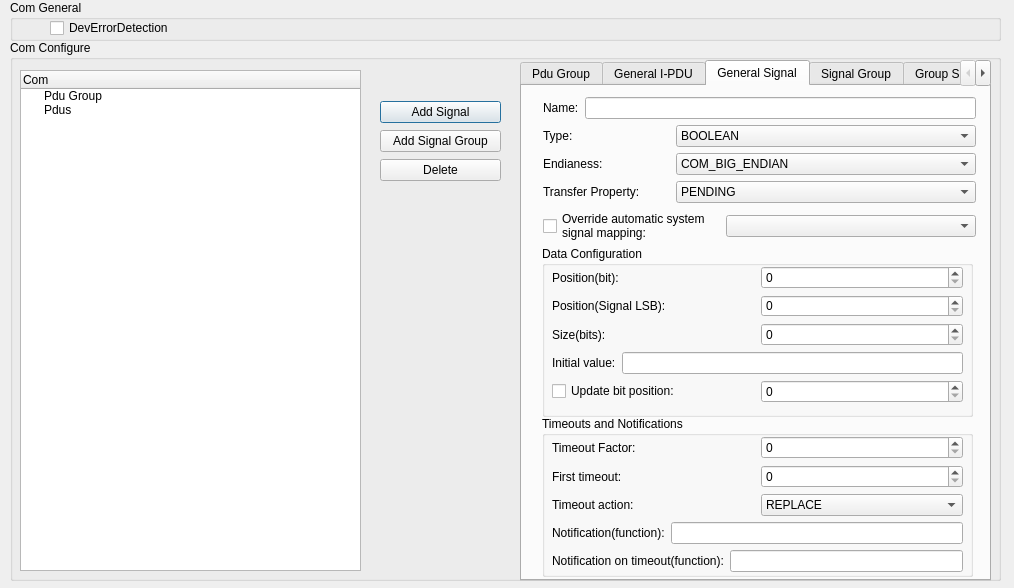
<?xml version="1.0" encoding="UTF-8"?>
<ui version="4.0">
 <class>Com_Dlg</class>
 <widget class="QDialog" name="Com_Dlg">
  <property name="geometry">
   <rect>
    <x>0</x>
    <y>0</y>
    <width>1014</width>
    <height>588</height>
   </rect>
  </property>
  <property name="windowTitle">
   <string>Com&lt;Communicatio Stack&gt;</string>
  </property>
  <widget class="QGroupBox" name="groupBox">
   <property name="geometry">
    <rect>
     <x>10</x>
     <y>0</y>
     <width>991</width>
     <height>41</height>
    </rect>
   </property>
   <property name="title">
    <string>Com General</string>
   </property>
   <widget class="QCheckBox" name="cbxDevErr">
    <property name="geometry">
     <rect>
      <x>40</x>
      <y>20</y>
      <width>125</width>
      <height>16</height>
     </rect>
    </property>
    <property name="text">
     <string>DevErrorDetection</string>
    </property>
   </widget>
  </widget>
  <widget class="QGroupBox" name="groupBox_2">
   <property name="geometry">
    <rect>
     <x>10</x>
     <y>40</y>
     <width>991</width>
     <height>541</height>
    </rect>
   </property>
   <property name="maximumSize">
    <size>
     <width>16777214</width>
     <height>16777215</height>
    </size>
   </property>
   <property name="title">
    <string>Com Configure</string>
   </property>
   <widget class="QTreeWidget" name="trComCfg">
    <property name="geometry">
     <rect>
      <x>10</x>
      <y>30</y>
      <width>341</width>
      <height>501</height>
     </rect>
    </property>
    <column>
     <property name="text">
      <string>Com</string>
     </property>
    </column>
    <item>
     <property name="text">
      <string>Pdu Group</string>
     </property>
    </item>
    <item>
     <property name="text">
      <string>Pdus</string>
     </property>
    </item>
   </widget>
   <widget class="QTabWidget" name="tabCfg">
    <property name="geometry">
     <rect>
      <x>510</x>
      <y>20</y>
      <width>471</width>
      <height>521</height>
     </rect>
    </property>
    <property name="currentIndex">
     <number>2</number>
    </property>
    <widget class="QWidget" name="tab">
     <attribute name="title">
      <string>Pdu Group</string>
     </attribute>
     <widget class="QWidget" name="layoutWidget">
      <property name="geometry">
       <rect>
        <x>50</x>
        <y>40</y>
        <width>381</width>
        <height>22</height>
       </rect>
      </property>
      <layout class="QHBoxLayout" name="horizontalLayout">
       <item>
        <widget class="QLabel" name="label">
         <property name="text">
          <string>Name:</string>
         </property>
        </widget>
       </item>
       <item>
        <widget class="QLineEdit" name="lePduGrpName"/>
       </item>
      </layout>
     </widget>
    </widget>
    <widget class="QWidget" name="tab_2">
     <attribute name="title">
      <string>General I-PDU</string>
     </attribute>
     <widget class="QGroupBox" name="groupBox_3">
      <property name="geometry">
       <rect>
        <x>20</x>
        <y>170</y>
        <width>431</width>
        <height>51</height>
       </rect>
      </property>
      <property name="title">
       <string>Rx options</string>
      </property>
      <widget class="QWidget" name="layoutWidget_4">
       <property name="geometry">
        <rect>
         <x>20</x>
         <y>20</y>
         <width>391</width>
         <height>22</height>
        </rect>
       </property>
       <layout class="QHBoxLayout" name="horizontalLayout_6">
        <item>
         <widget class="QLabel" name="label_6">
          <property name="text">
           <string>Rx Signal Processing:</string>
          </property>
         </widget>
        </item>
        <item>
         <widget class="QComboBox" name="cmbxPduSignalProcessing">
          <item>
           <property name="text">
            <string>IMMEDIATE</string>
           </property>
          </item>
          <item>
           <property name="text">
            <string>DEFERRED</string>
           </property>
          </item>
         </widget>
        </item>
       </layout>
      </widget>
     </widget>
     <widget class="QGroupBox" name="groupBox_4">
      <property name="geometry">
       <rect>
        <x>20</x>
        <y>230</y>
        <width>431</width>
        <height>221</height>
       </rect>
      </property>
      <property name="title">
       <string>Tx options</string>
      </property>
      <widget class="QWidget" name="layoutWidget">
       <property name="geometry">
        <rect>
         <x>20</x>
         <y>21</y>
         <width>391</width>
         <height>192</height>
        </rect>
       </property>
       <layout class="QVBoxLayout" name="verticalLayout">
        <item>
         <layout class="QHBoxLayout" name="horizontalLayout_7">
          <item>
           <widget class="QLabel" name="label_7">
            <property name="text">
             <string>Minimum delay factor:</string>
            </property>
           </widget>
          </item>
          <item>
           <widget class="QSpinBox" name="spbxMinDelayFactor">
            <property name="toolTip">
             <string>uint in ms</string>
            </property>
           </widget>
          </item>
         </layout>
        </item>
        <item>
         <layout class="QHBoxLayout" name="horizontalLayout_8">
          <item>
           <widget class="QLabel" name="label_8">
            <property name="text">
             <string>Default value for unused areas:</string>
            </property>
           </widget>
          </item>
          <item>
           <widget class="QSpinBox" name="spbxDefaultValueForUnusedAreas"/>
          </item>
         </layout>
        </item>
        <item>
         <layout class="QHBoxLayout" name="horizontalLayout_9">
          <item>
           <widget class="QLabel" name="label_9">
            <property name="text">
             <string>Tx Mode:</string>
            </property>
           </widget>
          </item>
          <item>
           <widget class="QComboBox" name="cmbxPduTxMode">
            <item>
             <property name="text">
              <string>DIRECT</string>
             </property>
            </item>
            <item>
             <property name="text">
              <string>MIXED</string>
             </property>
            </item>
            <item>
             <property name="text">
              <string>NONE</string>
             </property>
            </item>
            <item>
             <property name="text">
              <string>PERIODIC</string>
             </property>
            </item>
           </widget>
          </item>
         </layout>
        </item>
        <item>
         <layout class="QHBoxLayout" name="horizontalLayout_10">
          <item>
           <widget class="QLabel" name="label_10">
            <property name="text">
             <string>Number of repetitions:</string>
            </property>
           </widget>
          </item>
          <item>
           <widget class="QSpinBox" name="spbxNumberOfRepetitions"/>
          </item>
         </layout>
        </item>
        <item>
         <layout class="QHBoxLayout" name="horizontalLayout_42">
          <item>
           <widget class="QLabel" name="label_38">
            <property name="text">
             <string>Repetition period factor:</string>
            </property>
           </widget>
          </item>
          <item>
           <widget class="QSpinBox" name="spbxRepetitionPeriodFactor"/>
          </item>
         </layout>
        </item>
        <item>
         <layout class="QHBoxLayout" name="horizontalLayout_11">
          <item>
           <widget class="QLabel" name="label_11">
            <property name="text">
             <string>Time offset factor:</string>
            </property>
           </widget>
          </item>
          <item>
           <widget class="QSpinBox" name="spbxTimeOffsetFactor">
            <property name="toolTip">
             <string>uint in ms</string>
            </property>
           </widget>
          </item>
         </layout>
        </item>
        <item>
         <layout class="QHBoxLayout" name="horizontalLayout_12">
          <item>
           <widget class="QLabel" name="label_12">
            <property name="text">
             <string>Time period factor:</string>
            </property>
           </widget>
          </item>
          <item>
           <widget class="QSpinBox" name="spbxTimePeriodFactor">
            <property name="toolTip">
             <string>uint in ms</string>
            </property>
           </widget>
          </item>
         </layout>
        </item>
       </layout>
      </widget>
     </widget>
     <widget class="QWidget" name="layoutWidget">
      <property name="geometry">
       <rect>
        <x>40</x>
        <y>22</y>
        <width>391</width>
        <height>136</height>
       </rect>
      </property>
      <layout class="QVBoxLayout" name="verticalLayout_2">
       <item>
        <layout class="QHBoxLayout" name="horizontalLayout_2">
         <item>
          <widget class="QLabel" name="label_2">
           <property name="text">
            <string>Name:</string>
           </property>
          </widget>
         </item>
         <item>
          <widget class="QLineEdit" name="leIPduName"/>
         </item>
        </layout>
       </item>
       <item>
        <layout class="QHBoxLayout" name="horizontalLayout_3">
         <item>
          <widget class="QLabel" name="label_3">
           <property name="text">
            <string>Global Pdu:</string>
           </property>
          </widget>
         </item>
         <item>
          <widget class="QComboBox" name="cmbxGblPdu">
           <property name="minimumSize">
            <size>
             <width>300</width>
             <height>0</height>
            </size>
           </property>
          </widget>
         </item>
        </layout>
       </item>
       <item>
        <layout class="QHBoxLayout" name="horizontalLayout_4">
         <item>
          <widget class="QLabel" name="label_4">
           <property name="text">
            <string>Direction:</string>
           </property>
          </widget>
         </item>
         <item>
          <widget class="QComboBox" name="cmbxPduDirection">
           <property name="minimumSize">
            <size>
             <width>300</width>
             <height>0</height>
            </size>
           </property>
           <property name="toolTip">
            <string>Shoud be consistent with the Global Pdu,if TX,SEND; if RX,RECEIVE.</string>
           </property>
           <item>
            <property name="text">
             <string>SEND</string>
            </property>
           </item>
           <item>
            <property name="text">
             <string>RECEIVE</string>
            </property>
           </item>
          </widget>
         </item>
        </layout>
       </item>
       <item>
        <layout class="QHBoxLayout" name="horizontalLayout_13">
         <item>
          <widget class="QLabel" name="label_13">
           <property name="text">
            <string>Pdu Group:</string>
           </property>
          </widget>
         </item>
         <item>
          <widget class="QComboBox" name="cmbxPduGrp">
           <property name="minimumSize">
            <size>
             <width>300</width>
             <height>0</height>
            </size>
           </property>
          </widget>
         </item>
        </layout>
       </item>
       <item>
        <layout class="QHBoxLayout" name="horizontalLayout_5">
         <item>
          <widget class="QLabel" name="label_5">
           <property name="text">
            <string>Callout:</string>
           </property>
          </widget>
         </item>
         <item>
          <widget class="QLineEdit" name="lePduCallout">
           <property name="toolTip">
            <string>If unused,input NULL</string>
           </property>
          </widget>
         </item>
        </layout>
       </item>
      </layout>
     </widget>
     <widget class="QLabel" name="label_43">
      <property name="geometry">
       <rect>
        <x>30</x>
        <y>470</y>
        <width>291</width>
        <height>16</height>
       </rect>
      </property>
      <property name="text">
       <string>Note:IPDU size cann't be bigger than 8 bytes.</string>
      </property>
     </widget>
    </widget>
    <widget class="QWidget" name="tab_3">
     <attribute name="title">
      <string>General Signal</string>
     </attribute>
     <widget class="QGroupBox" name="groupBox_5">
      <property name="geometry">
       <rect>
        <x>20</x>
        <y>160</y>
        <width>431</width>
        <height>171</height>
       </rect>
      </property>
      <property name="title">
       <string>Data Configuration</string>
      </property>
      <widget class="QWidget" name="layoutWidget">
       <property name="geometry">
        <rect>
         <x>10</x>
         <y>20</y>
         <width>411</width>
         <height>136</height>
        </rect>
       </property>
       <layout class="QVBoxLayout" name="verticalLayout_4">
        <item>
         <layout class="QHBoxLayout" name="horizontalLayout_19">
          <item>
           <widget class="QLabel" name="label_18">
            <property name="text">
             <string>Position(bit):</string>
            </property>
           </widget>
          </item>
          <item>
           <widget class="QSpinBox" name="spbxSignalPosition">
            <property name="toolTip">
             <string>Must be the times of eight.</string>
            </property>
           </widget>
          </item>
         </layout>
        </item>
        <item>
         <layout class="QHBoxLayout" name="horizontalLayout_20">
          <item>
           <widget class="QLabel" name="label_19">
            <property name="text">
             <string>Position(Signal LSB):</string>
            </property>
           </widget>
          </item>
          <item>
           <widget class="QSpinBox" name="spbxSignalLSBPosition"/>
          </item>
         </layout>
        </item>
        <item>
         <layout class="QHBoxLayout" name="horizontalLayout_21">
          <item>
           <widget class="QLabel" name="label_20">
            <property name="text">
             <string>Size(bits):</string>
            </property>
           </widget>
          </item>
          <item>
           <widget class="QSpinBox" name="spbxSignalSize">
            <property name="toolTip">
             <string>Range 0 to 63.
Range 0 to 4095 for uint8_n signal types</string>
            </property>
           </widget>
          </item>
         </layout>
        </item>
        <item>
         <layout class="QHBoxLayout" name="horizontalLayout_22">
          <item>
           <widget class="QLabel" name="label_21">
            <property name="text">
             <string>Initial value:</string>
            </property>
           </widget>
          </item>
          <item>
           <widget class="QLineEdit" name="leSignalInitValue">
            <property name="toolTip">
             <string>if type is UINT8_N or UNIT8_DYN,please in put init value with spac ' ' to spearete each other.</string>
            </property>
           </widget>
          </item>
         </layout>
        </item>
        <item>
         <layout class="QHBoxLayout" name="horizontalLayout_23">
          <item>
           <widget class="QCheckBox" name="cbxSignalUpdateBitPosition">
            <property name="text">
             <string>Update bit position:</string>
            </property>
           </widget>
          </item>
          <item>
           <widget class="QSpinBox" name="spbxSignalUpdateBitPosition"/>
          </item>
         </layout>
        </item>
       </layout>
      </widget>
     </widget>
     <widget class="QGroupBox" name="groupBox_6">
      <property name="geometry">
       <rect>
        <x>20</x>
        <y>330</y>
        <width>431</width>
        <height>161</height>
       </rect>
      </property>
      <property name="title">
       <string>Timeouts and Notifications</string>
      </property>
      <widget class="QWidget" name="layoutWidget_9">
       <property name="geometry">
        <rect>
         <x>10</x>
         <y>20</y>
         <width>411</width>
         <height>136</height>
        </rect>
       </property>
       <layout class="QVBoxLayout" name="verticalLayout_6">
        <item>
         <layout class="QHBoxLayout" name="horizontalLayout_24">
          <item>
           <widget class="QLabel" name="label_22">
            <property name="text">
             <string>Timeout Factor:</string>
            </property>
           </widget>
          </item>
          <item>
           <widget class="QSpinBox" name="spbxSignalTimeoutFactor"/>
          </item>
         </layout>
        </item>
        <item>
         <layout class="QHBoxLayout" name="horizontalLayout_25">
          <item>
           <widget class="QLabel" name="label_23">
            <property name="text">
             <string>First timeout:</string>
            </property>
           </widget>
          </item>
          <item>
           <widget class="QSpinBox" name="spbxSignalFirstTimeout"/>
          </item>
         </layout>
        </item>
        <item>
         <layout class="QHBoxLayout" name="horizontalLayout_26">
          <item>
           <widget class="QLabel" name="label_24">
            <property name="text">
             <string>Timeout action:</string>
            </property>
           </widget>
          </item>
          <item>
           <widget class="QComboBox" name="cmbxSignalTimeoutAction">
            <property name="toolTip">
             <string>For Tx signal,configure this has no meaning.</string>
            </property>
            <item>
             <property name="text">
              <string>REPLACE</string>
             </property>
            </item>
            <item>
             <property name="text">
              <string>NONE</string>
             </property>
            </item>
           </widget>
          </item>
         </layout>
        </item>
        <item>
         <layout class="QHBoxLayout" name="horizontalLayout_27">
          <item>
           <widget class="QLabel" name="label_25">
            <property name="text">
             <string>Notification(function):</string>
            </property>
           </widget>
          </item>
          <item>
           <widget class="QLineEdit" name="leSignalNotification"/>
          </item>
         </layout>
        </item>
        <item>
         <layout class="QHBoxLayout" name="horizontalLayout_28">
          <item>
           <widget class="QLabel" name="label_26">
            <property name="text">
             <string>Notification on timeout(function):</string>
            </property>
           </widget>
          </item>
          <item>
           <widget class="QLineEdit" name="leSignalNotificationOnTimeout"/>
          </item>
         </layout>
        </item>
       </layout>
      </widget>
     </widget>
     <widget class="QWidget" name="layoutWidget">
      <property name="geometry">
       <rect>
        <x>21</x>
        <y>11</y>
        <width>433</width>
        <height>146</height>
       </rect>
      </property>
      <layout class="QVBoxLayout" name="verticalLayout_3">
       <item>
        <layout class="QHBoxLayout" name="horizontalLayout_14">
         <item>
          <widget class="QLabel" name="label_14">
           <property name="text">
            <string>Name:</string>
           </property>
          </widget>
         </item>
         <item>
          <widget class="QLineEdit" name="leSignalName"/>
         </item>
        </layout>
       </item>
       <item>
        <layout class="QHBoxLayout" name="horizontalLayout_15">
         <item>
          <widget class="QLabel" name="label_15">
           <property name="text">
            <string>Type:</string>
           </property>
          </widget>
         </item>
         <item>
          <widget class="QComboBox" name="cmbxSignalType">
           <property name="minimumSize">
            <size>
             <width>300</width>
             <height>0</height>
            </size>
           </property>
           <property name="toolTip">
            <string>for UINT8_DYN type, the signal must be the last item and no signal group is allowed for the signal owner IPDU.</string>
           </property>
           <item>
            <property name="text">
             <string>BOOLEAN</string>
            </property>
           </item>
           <item>
            <property name="text">
             <string>UINT8</string>
            </property>
           </item>
           <item>
            <property name="text">
             <string>UINT16</string>
            </property>
           </item>
           <item>
            <property name="text">
             <string>UINT32</string>
            </property>
           </item>
           <item>
            <property name="text">
             <string>UINT8_N</string>
            </property>
           </item>
           <item>
            <property name="text">
             <string>UINT8_DYN</string>
            </property>
           </item>
           <item>
            <property name="text">
             <string>SINT8</string>
            </property>
           </item>
           <item>
            <property name="text">
             <string>SINT16</string>
            </property>
           </item>
           <item>
            <property name="text">
             <string>SINT32</string>
            </property>
           </item>
          </widget>
         </item>
        </layout>
       </item>
       <item>
        <layout class="QHBoxLayout" name="horizontalLayout_16">
         <item>
          <widget class="QLabel" name="label_16">
           <property name="text">
            <string>Endianess:</string>
           </property>
          </widget>
         </item>
         <item>
          <widget class="QComboBox" name="cmbxSignalEndianess">
           <property name="minimumSize">
            <size>
             <width>300</width>
             <height>0</height>
            </size>
           </property>
           <property name="toolTip">
            <string>if type is UINT8_DYN,then only COM_OPAQUE is allowed.</string>
           </property>
           <item>
            <property name="text">
             <string>COM_BIG_ENDIAN</string>
            </property>
           </item>
           <item>
            <property name="text">
             <string>COM_LITTLE_ENDIAN</string>
            </property>
           </item>
           <item>
            <property name="text">
             <string>COM_OPAQUE</string>
            </property>
           </item>
          </widget>
         </item>
        </layout>
       </item>
       <item>
        <layout class="QHBoxLayout" name="horizontalLayout_17">
         <item>
          <widget class="QLabel" name="label_17">
           <property name="text">
            <string>Transfer Property:</string>
           </property>
          </widget>
         </item>
         <item>
          <widget class="QComboBox" name="cmbxSignalTxProperty">
           <property name="minimumSize">
            <size>
             <width>300</width>
             <height>0</height>
            </size>
           </property>
           <property name="toolTip">
            <string>When this signal is asigned to a RX IPdu,configure transfer property has no meaning.</string>
           </property>
           <item>
            <property name="text">
             <string>PENDING</string>
            </property>
           </item>
           <item>
            <property name="text">
             <string>TRIGGERED</string>
            </property>
           </item>
          </widget>
         </item>
        </layout>
       </item>
       <item>
        <layout class="QHBoxLayout" name="horizontalLayout_18">
         <item>
          <widget class="QCheckBox" name="cbxAutoSysSignalMap">
           <property name="text">
            <string>Override automatic system 
signal mapping:</string>
           </property>
          </widget>
         </item>
         <item>
          <widget class="QComboBox" name="cmbxAutoSysSignalMap">
           <property name="minimumSize">
            <size>
             <width>250</width>
             <height>0</height>
            </size>
           </property>
          </widget>
         </item>
        </layout>
       </item>
      </layout>
     </widget>
    </widget>
    <widget class="QWidget" name="tab_4">
     <attribute name="title">
      <string>Signal Group</string>
     </attribute>
     <widget class="QGroupBox" name="groupBox_7">
      <property name="geometry">
       <rect>
        <x>20</x>
        <y>170</y>
        <width>431</width>
        <height>111</height>
       </rect>
      </property>
      <property name="title">
       <string>Data Configuration</string>
      </property>
      <widget class="QWidget" name="layoutWidget">
       <property name="geometry">
        <rect>
         <x>11</x>
         <y>21</y>
         <width>411</width>
         <height>80</height>
        </rect>
       </property>
       <layout class="QVBoxLayout" name="verticalLayout_8">
        <item>
         <layout class="QHBoxLayout" name="horizontalLayout_30">
          <item>
           <widget class="QLabel" name="label_28">
            <property name="text">
             <string>Position(bit):</string>
            </property>
           </widget>
          </item>
          <item>
           <widget class="QSpinBox" name="spbxSignalGrpPosition"/>
          </item>
         </layout>
        </item>
        <item>
         <layout class="QHBoxLayout" name="horizontalLayout_34">
          <item>
           <widget class="QLabel" name="label_31">
            <property name="text">
             <string>Size(bits):</string>
            </property>
           </widget>
          </item>
          <item>
           <widget class="QSpinBox" name="spbxSignalGrpSize"/>
          </item>
         </layout>
        </item>
        <item>
         <layout class="QHBoxLayout" name="horizontalLayout_36">
          <item>
           <widget class="QCheckBox" name="cbxSignalGrpUpdateBitPosition">
            <property name="text">
             <string>Update bit position:</string>
            </property>
           </widget>
          </item>
          <item>
           <widget class="QSpinBox" name="spbxSignalGrpUpdateBitPosition"/>
          </item>
         </layout>
        </item>
       </layout>
      </widget>
     </widget>
     <widget class="QGroupBox" name="groupBox_8">
      <property name="geometry">
       <rect>
        <x>20</x>
        <y>340</y>
        <width>431</width>
        <height>141</height>
       </rect>
      </property>
      <property name="title">
       <string>Timeouts and Notifications</string>
      </property>
      <widget class="QWidget" name="layoutWidget">
       <property name="geometry">
        <rect>
         <x>11</x>
         <y>21</y>
         <width>411</width>
         <height>108</height>
        </rect>
       </property>
       <layout class="QVBoxLayout" name="verticalLayout_9">
        <item>
         <layout class="QHBoxLayout" name="horizontalLayout_31">
          <item>
           <widget class="QLabel" name="label_29">
            <property name="text">
             <string>Timeout Factor:</string>
            </property>
           </widget>
          </item>
          <item>
           <widget class="QSpinBox" name="spbxSignalGrpTimeoutFactor"/>
          </item>
         </layout>
        </item>
        <item>
         <layout class="QHBoxLayout" name="horizontalLayout_35">
          <item>
           <widget class="QLabel" name="label_32">
            <property name="text">
             <string>First timeout:</string>
            </property>
           </widget>
          </item>
          <item>
           <widget class="QSpinBox" name="spbxSignalGrpFirstTimeout"/>
          </item>
         </layout>
        </item>
        <item>
         <layout class="QHBoxLayout" name="horizontalLayout_38">
          <item>
           <widget class="QLabel" name="label_34">
            <property name="text">
             <string>Notification(function):</string>
            </property>
           </widget>
          </item>
          <item>
           <widget class="QLineEdit" name="leSignalGrpNotification"/>
          </item>
         </layout>
        </item>
        <item>
         <layout class="QHBoxLayout" name="horizontalLayout_39">
          <item>
           <widget class="QLabel" name="label_35">
            <property name="text">
             <string>Notification on timeout(function):</string>
            </property>
           </widget>
          </item>
          <item>
           <widget class="QLineEdit" name="leSignalGrpNotificationOnTimeout"/>
          </item>
         </layout>
        </item>
       </layout>
      </widget>
     </widget>
     <widget class="QWidget" name="layoutWidget">
      <property name="geometry">
       <rect>
        <x>21</x>
        <y>11</y>
        <width>433</width>
        <height>90</height>
       </rect>
      </property>
      <layout class="QVBoxLayout" name="verticalLayout_7">
       <item>
        <layout class="QHBoxLayout" name="horizontalLayout_29">
         <item>
          <widget class="QLabel" name="label_27">
           <property name="text">
            <string>Name:</string>
           </property>
          </widget>
         </item>
         <item>
          <widget class="QLineEdit" name="leSignalGrpName"/>
         </item>
        </layout>
       </item>
       <item>
        <layout class="QHBoxLayout" name="horizontalLayout_32">
         <item>
          <widget class="QLabel" name="label_30">
           <property name="text">
            <string>Transfer Property:</string>
           </property>
          </widget>
         </item>
         <item>
          <widget class="QComboBox" name="cmbxSignalGrpTxProperty">
           <property name="minimumSize">
            <size>
             <width>300</width>
             <height>0</height>
            </size>
           </property>
           <item>
            <property name="text">
             <string>PENDING</string>
            </property>
           </item>
           <item>
            <property name="text">
             <string>TRIGGERED</string>
            </property>
           </item>
          </widget>
         </item>
        </layout>
       </item>
       <item>
        <layout class="QHBoxLayout" name="horizontalLayout_33">
         <item>
          <widget class="QCheckBox" name="cbxAutoSysSignalGrpMap">
           <property name="text">
            <string>Override automatic system 
signal mapping:</string>
           </property>
          </widget>
         </item>
         <item>
          <widget class="QComboBox" name="cmbxAutoSysSignalGrpMap">
           <property name="minimumSize">
            <size>
             <width>250</width>
             <height>0</height>
            </size>
           </property>
          </widget>
         </item>
        </layout>
       </item>
      </layout>
     </widget>
    </widget>
    <widget class="QWidget" name="tab_5">
     <attribute name="title">
      <string>Group Signal</string>
     </attribute>
     <widget class="QGroupBox" name="groupBox_9">
      <property name="geometry">
       <rect>
        <x>10</x>
        <y>160</y>
        <width>431</width>
        <height>141</height>
       </rect>
      </property>
      <property name="title">
       <string>Data Configuration</string>
      </property>
      <widget class="QWidget" name="layoutWidget">
       <property name="geometry">
        <rect>
         <x>11</x>
         <y>21</y>
         <width>411</width>
         <height>108</height>
        </rect>
       </property>
       <layout class="QVBoxLayout" name="verticalLayout_11">
        <item>
         <layout class="QHBoxLayout" name="horizontalLayout_44">
          <item>
           <widget class="QLabel" name="label_39">
            <property name="text">
             <string>Position(bit):</string>
            </property>
           </widget>
          </item>
          <item>
           <widget class="QSpinBox" name="spbxGrpSignalPosition"/>
          </item>
         </layout>
        </item>
        <item>
         <layout class="QHBoxLayout" name="horizontalLayout_45">
          <item>
           <widget class="QLabel" name="label_40">
            <property name="text">
             <string>Position(Signal LSB):</string>
            </property>
           </widget>
          </item>
          <item>
           <widget class="QSpinBox" name="spbxGrpSignalLSBPosition"/>
          </item>
         </layout>
        </item>
        <item>
         <layout class="QHBoxLayout" name="horizontalLayout_46">
          <item>
           <widget class="QLabel" name="label_41">
            <property name="text">
             <string>Size(bits):</string>
            </property>
           </widget>
          </item>
          <item>
           <widget class="QSpinBox" name="spbxGrpSignalSize"/>
          </item>
         </layout>
        </item>
        <item>
         <layout class="QHBoxLayout" name="horizontalLayout_47">
          <item>
           <widget class="QLabel" name="label_42">
            <property name="text">
             <string>Initial value:</string>
            </property>
           </widget>
          </item>
          <item>
           <widget class="QLineEdit" name="leGrpSignalInitValue">
            <property name="toolTip">
             <string>if type is UINT8_N,please in put init value with spac ' ' to spearete each other.</string>
            </property>
           </widget>
          </item>
         </layout>
        </item>
       </layout>
      </widget>
     </widget>
     <widget class="QWidget" name="layoutWidget">
      <property name="geometry">
       <rect>
        <x>12</x>
        <y>12</y>
        <width>433</width>
        <height>118</height>
       </rect>
      </property>
      <layout class="QVBoxLayout" name="verticalLayout_10">
       <item>
        <layout class="QHBoxLayout" name="horizontalLayout_37">
         <item>
          <widget class="QLabel" name="label_33">
           <property name="text">
            <string>Name:</string>
           </property>
          </widget>
         </item>
         <item>
          <widget class="QLineEdit" name="leGrpSignalName"/>
         </item>
        </layout>
       </item>
       <item>
        <layout class="QHBoxLayout" name="horizontalLayout_40">
         <item>
          <widget class="QLabel" name="label_36">
           <property name="text">
            <string>Type:</string>
           </property>
          </widget>
         </item>
         <item>
          <widget class="QComboBox" name="cmbxGrpSignalType">
           <property name="minimumSize">
            <size>
             <width>300</width>
             <height>0</height>
            </size>
           </property>
           <item>
            <property name="text">
             <string>BOOLEAN</string>
            </property>
           </item>
           <item>
            <property name="text">
             <string>UINT8</string>
            </property>
           </item>
           <item>
            <property name="text">
             <string>UINT16</string>
            </property>
           </item>
           <item>
            <property name="text">
             <string>UINT32</string>
            </property>
           </item>
           <item>
            <property name="text">
             <string>UINT8_N</string>
            </property>
           </item>
           <item>
            <property name="text">
             <string>SINT8</string>
            </property>
           </item>
           <item>
            <property name="text">
             <string>SINT16</string>
            </property>
           </item>
           <item>
            <property name="text">
             <string>SINT32</string>
            </property>
           </item>
          </widget>
         </item>
        </layout>
       </item>
       <item>
        <layout class="QHBoxLayout" name="horizontalLayout_41">
         <item>
          <widget class="QLabel" name="label_37">
           <property name="text">
            <string>Endianess:</string>
           </property>
          </widget>
         </item>
         <item>
          <widget class="QComboBox" name="cmbxGrpSignalEndianess">
           <property name="minimumSize">
            <size>
             <width>300</width>
             <height>0</height>
            </size>
           </property>
           <item>
            <property name="text">
             <string>COM_BIG_ENDIAN</string>
            </property>
           </item>
           <item>
            <property name="text">
             <string>COM_LITTLE_ENDIAN</string>
            </property>
           </item>
           <item>
            <property name="text">
             <string>COM_OPAQUE</string>
            </property>
           </item>
          </widget>
         </item>
        </layout>
       </item>
       <item>
        <layout class="QHBoxLayout" name="horizontalLayout_43">
         <item>
          <widget class="QCheckBox" name="cbxAutoSysGrpSignalMap">
           <property name="text">
            <string>Override automatic system 
signal mapping:</string>
           </property>
          </widget>
         </item>
         <item>
          <widget class="QComboBox" name="cmbxAutoSysGrpSignalMap">
           <property name="minimumSize">
            <size>
             <width>250</width>
             <height>0</height>
            </size>
           </property>
          </widget>
         </item>
        </layout>
       </item>
      </layout>
     </widget>
    </widget>
   </widget>
   <widget class="QWidget" name="layoutWidget">
    <property name="geometry">
     <rect>
      <x>370</x>
      <y>60</y>
      <width>121</width>
      <height>83</height>
     </rect>
    </property>
    <layout class="QVBoxLayout" name="verticalLayout_5">
     <item>
      <widget class="QPushButton" name="btnAdd">
       <property name="text">
        <string>Add Signal</string>
       </property>
      </widget>
     </item>
     <item>
      <widget class="QPushButton" name="btnAdd2">
       <property name="text">
        <string>Add Signal Group</string>
       </property>
      </widget>
     </item>
     <item>
      <widget class="QPushButton" name="btnDel">
       <property name="text">
        <string>Delete</string>
       </property>
      </widget>
     </item>
    </layout>
   </widget>
  </widget>
 </widget>
 <resources/>
 <connections/>
</ui>
